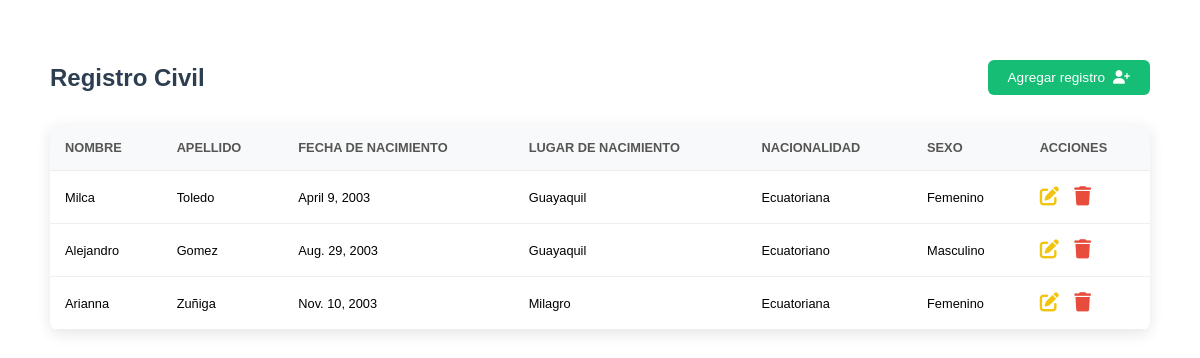
The page / on the database its author committed.
### crud_registro/models.py (models this page shows, shortened)
class Registro_civil(models.Model):
    nombre = models.CharField(max_length=50)
    apellido = models.CharField(max_length=50)
    fecha_nacimiento = models.DateField()
    lugar_nacimiento = models.CharField(max_length=100)
    nacionalidad = models.CharField(max_length=50)
    sexo = models.CharField(max_length=10, choices=genero.choices)
    is_active = models.BooleanField(default=True)

### crud_registro/views.py (the view)
# urls.py: path('', views.index, name='index'),
def index(request):
    index = Registro_civil.objects.filter(is_active=True)
    form = RegistroForm()
    return render(request, 'index.html', {'registros': index, 'form': form})

### crud_registro/templates/index.html (shortened to what this page needs)
{% extends "layout/base.html" %}
{% load static %}
{% block styles %}
    <link rel="stylesheet" href="{% static 'css/index.css' %}">
{% endblock %}
{% block content %}
<div class="main-container">
    <div class="header">
        <h1>Registro Civil</h1>
        <a id="open_modal" class="btn-create">
            Agregar registro <i class="fa-solid fa-user-plus"></i>
        </a>
    </div>
    <table>
        <tr>
            <th>Nombre</th>
            <th>Apellido</th>
            <th>Fecha de Nacimiento</th>
            <th>Lugar de Nacimiento</th>
            <th>Nacionalidad</th>
            <th>Sexo</th>
            <th>Acciones</th>
        </tr>
        {% for registro in registros %}
        <tr>
            <td>{{ registro.nombre }}</td>
            <td>{{ registro.apellido }}</td>
            <td>{{ registro.fecha_nacimiento }}</td>
            <td>{{ registro.lugar_nacimiento }}</td>
            <td>{{ registro.nacionalidad }}</td>
            <td>{{ registro.sexo }}</td>
            <td>
                <a class="btn-update btn-update-modal">
                    <i class="fa-solid fa-edit"></i>
                </a>
                <a href="{% url 'delete_register' registro.id %}" class="btn-delete">
                    <i class="fa-solid fa-trash"></i>
                </a>
            </td>
        </tr>
        {% endfor %}
    </table>
</div>
{% endblock %}

### crud_registro/templates/layout/base.html (shortened to what this page needs)
{% load static %}
<head>
    <link rel="stylesheet" href="https://cdnjs.cloudflare.com/ajax/libs/font-awesome/6.4.0/css/all.min.css">
    <link rel="stylesheet" href="{% static 'base.css' %}">
</head>
<body>
    {% block styles %}
    {% endblock %}
    {% block content %}
    {% endblock %}
</body>

### crud_registro/static/css/base.css (style rules this page uses)
h1 { color: #333; font-family: nunito, sans-serif; margin-bottom: 20px; }
.btn-create { display: inline-block; background-color: #28a745; color: white; padding: 10px 20px; text-decoration: none; border-radius: 5px; font-weight: bold; transition: background 0.3s ease; }

### crud_registro/static/css/index.css (style rules this page uses)
.main-container { max-width: 1100px; margin: 40px auto; padding: 20px; font-family: 'Nunito', sans-serif; }
.header { display: flex; justify-content: space-between; align-items: center; margin-bottom: 30px; }
.header h1 { margin: 0; color: #2c3e50; font-size: 1.5rem; }
.btn-create, .button-succes, .button-danger { padding: 10px 20px; border-radius: 6px; font-weight: 500; cursor: pointer; text-decoration: none; border: none; display: inline-flex; align-items: center; gap: 8px; transition: 0.3s; }
.btn-create, .button-succes { background-color: #16be75; color: white; font-size: 0.85rem; }
table { width: 100%; border-collapse: collapse; box-shadow: 0 4px 15px rgba(0,0,0,0.1); background: white; border-radius: 8px; overflow: hidden; font-size: 0.80rem; }
th, td { padding: 15px; text-align: left; border-bottom: 1px solid #eee; }
th { background-color: #f8f9fa; color: #555; font-weight: bold; text-transform: uppercase; }
.btn-update { color: #f1c40f; font-size: 1.2rem; margin-right: 10px; cursor: pointer; }
.btn-delete { color: #e74c3c; font-size: 1.2rem; cursor: pointer; }

### rows shown on the page
Registro_civil: nombre "Milca", apellido "Toledo", fecha_nacimiento "April 9, 2003", lugar_nacimiento "Guayaquil", nacionalidad "Ecuatoriana", sexo "Femenino"
Registro_civil: nombre "Alejandro", apellido "Gomez", fecha_nacimiento "Aug. 29, 2003", lugar_nacimiento "Guayaquil", nacionalidad "Ecuatoriano", sexo "Masculino"
Registro_civil: nombre "Arianna", apellido "Zuñiga", fecha_nacimiento "Nov. 10, 2003", lugar_nacimiento "Milagro", nacionalidad "Ecuatoriana", sexo "Femenino"
